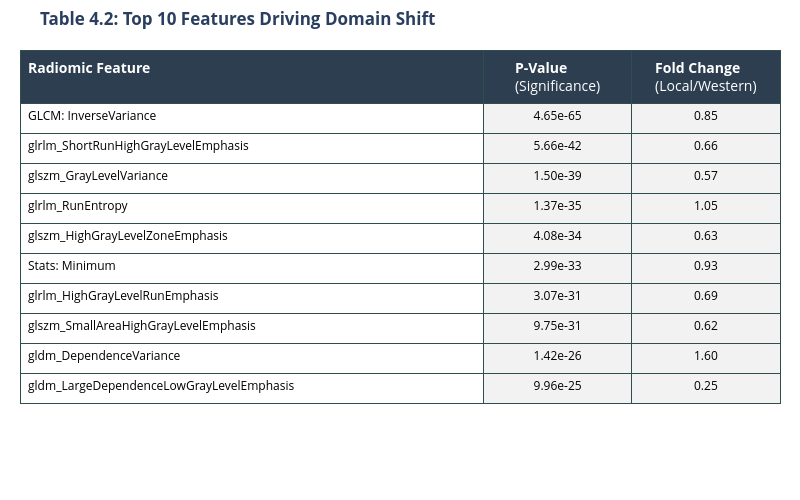

This figure's notebook cell:
### Code cell
import pandas as pd
import numpy as np
import plotly.graph_objects as go
from scipy.stats import ttest_ind
import os

# --- CONFIGURATION ---
input_file = '../Results/final_radiomics_merged.csv'
output_dir = '../Results/Final_Figures/'
os.makedirs(output_dir, exist_ok=True)

print("--- DIAGNOSTIC MODE: FIXING P-VALUES ---")

try:
    # 1. LOAD DATA
    df = pd.read_csv(input_file)
    print(f"Data Loaded. Total Rows: {len(df)}")
    
    # 2. IDENTIFY COHORTS AUTOMATICALLY
    # We find whatever 2 names are in your 'Cohort' column
    unique_cohorts = df['Cohort'].unique()
    print(f"Cohorts found in file: {unique_cohorts}")
    
    if len(unique_cohorts) < 2:
        # If 'Square' and 'Ahsania' are separate, we merge them into 'Local'
        print("Merging Square/Ahsania into 'Local' for comparison...")
        df['Cohort_Group'] = df['Cohort'].apply(lambda x: 'Western' if 'Public' in str(x) or 'TCIA' in str(x) else 'Local')
    else:
        # If already distinct, just use them
        # Assume the one with 'Public' or 'TCIA' is Western, everything else is Local
        df['Cohort_Group'] = df['Cohort'].apply(lambda x: 'Western' if 'Public' in str(x) or 'TCIA' in str(x) else 'Local')
        
    print(f"Groups established: {df['Cohort_Group'].unique()}")

    # 3. DEFINE GROUPS FOR MATH
    feature_cols = [c for c in df.columns if 'original_' in c and 'shape' not in c]
    
    group_western = df[df['Cohort_Group'] == 'Western'][feature_cols]
    group_local = df[df['Cohort_Group'] == 'Local'][feature_cols]
    
    print(f"Western Samples: {len(group_western)}")
    print(f"Local Samples: {len(group_local)}")

    # 4. CALCULATE P-VALUES & FOLD CHANGE
    print("Calculating Statistics (T-Test)...")
    results = []
    
    for feature in feature_cols:
        # Get values, drop NaNs
        val_w = group_western[feature].dropna()
        val_l = group_local[feature].dropna()
        
        if len(val_w) > 0 and len(val_l) > 0:
            # T-Test
            stat, p_val = ttest_ind(val_w, val_l, equal_var=False)
            
            # Fold Change
            mean_w = val_w.mean()
            mean_l = val_l.mean()
            # Avoid divide by zero
            fc = mean_l / mean_w if mean_w != 0 else 0
            
            results.append({
                'Feature': feature,
                'P_Value': p_val,
                'Fold_Change': fc
            })
    
    # Create Statistics DataFrame
    df_stats = pd.DataFrame(results)
    
    # *** CRITICAL CHECK ***
    print("\n--- FIRST 5 RESULTS (CHECK IF NUMBERS EXIST) ---")
    print(df_stats.head())
    print("------------------------------------------------")

    # 5. SORT & FORMAT FOR TABLE
    # Sort by Smallest P-Value (Most Significant)
    df_sorted = df_stats.sort_values(by='P_Value', ascending=True).head(10)
    
    # Clean Names
    def clean_name(name):
        return name.replace('original_', '').replace('glcm_', 'GLCM: ').replace('firstorder_', 'Stats: ')
    
    # Format Columns
    df_sorted['Clean_Name'] = df_sorted['Feature'].apply(clean_name)
    
    # Scientific notation for P-values
    df_sorted['P_Str'] = df_sorted['P_Value'].apply(lambda x: f"{x:.2e}")
    # 2 decimals for Fold Change
    df_sorted['FC_Str'] = df_sorted['Fold_Change'].apply(lambda x: f"{x:.2f}")

    # 6. GENERATE TABLE
    print("Generating Table...")
    
    fig_table = go.Figure(data=[go.Table(
        columnorder = [1, 2, 3],
        columnwidth = [250, 80, 80],
        header=dict(
            values=['<b>Radiomic Feature</b>', '<b>P-Value</b><br>(Significance)', '<b>Fold Change</b><br>(Local/Western)'],
            line_color='darkslategray',
            fill_color='#2c3e50',
            align=['left', 'center', 'center'],
            font=dict(color='white', size=14)
        ),
        cells=dict(
            values=[
                df_sorted['Clean_Name'], 
                df_sorted['P_Str'], 
                df_sorted['FC_Str']
            ],
            line_color='darkslategray',
            fill_color=['white', '#f2f2f2'],
            align=['left', 'center', 'center'],
            font=dict(color='black', size=12),
            height=30
        ))
    ])

    fig_table.update_layout(
        title="<b>Table 4.2: Top 10 Features Driving Domain Shift</b>",
        width=800, height=500,
        margin=dict(l=20, r=20, t=50, b=20)
    )

    # Save and Show
    output_png = f"{output_dir}Table_4.2_Top10_Shift_Features_FIXED.png"
    fig_table.write_image(output_png, scale=3)
    print(f"Table saved to: {output_png}")
    fig_table.show()

except Exception as e:
    print(f"ERROR: {e}")
    import traceback
    traceback.print_exc()

### Figure 1 — Plotly figure (JSON) as saved in the notebook; plotly's stock layout.template omitted (floating-point values rounded to 4 significant figures)
{"data": [{"cells": {"align": ["left", "center", "center"], "fill": {"color": ["white", "#f2f2f2"]}, "font": {"color": "black", "size": 12}, "height": 30, "line": {"color": "darkslategray"}, "values": [["GLCM: InverseVariance", "glrlm_ShortRunHighGrayLevelEmphasis", "glszm_GrayLevelVariance", "glrlm_RunEntropy", "glszm_HighGrayLevelZoneEmphasis", "Stats: Minimum", "glrlm_HighGrayLevelRunEmphasis", "glszm_SmallAreaHighGrayLevelEmphasis", "gldm_DependenceVariance", "gldm_LargeDependenceLowGrayLevelEmphasis"], ["4.65e-65", "5.66e-42", "1.50e-39", "1.37e-35", "4.08e-34", "2.99e-33", "3.07e-31", "9.75e-31", "1.42e-26", "9.96e-25"], ["0.85", "0.66", "0.57", "1.05", "0.63", "0.93", "0.69", "0.62", "1.60", "0.25"]]}, "columnorder": [1, 2, 3], "columnwidth": [250, 80, 80], "header": {"align": ["left", "center", "center"], "fill": {"color": "#2c3e50"}, "font": {"color": "white", "size": 14}, "line": {"color": "darkslategray"}, "values": ["<b>Radiomic Feature</b>", "<b>P-Value</b><br>(Significance)", "<b>Fold Change</b><br>(Local/Western)"]}, "type": "table"}], "layout": {"height": 500, "margin": {"b": 20, "l": 20, "r": 20, "t": 50}, "title": {"text": "<b>Table 4.2: Top 10 Features Driving Domain Shift</b>"}, "width": 800}}
